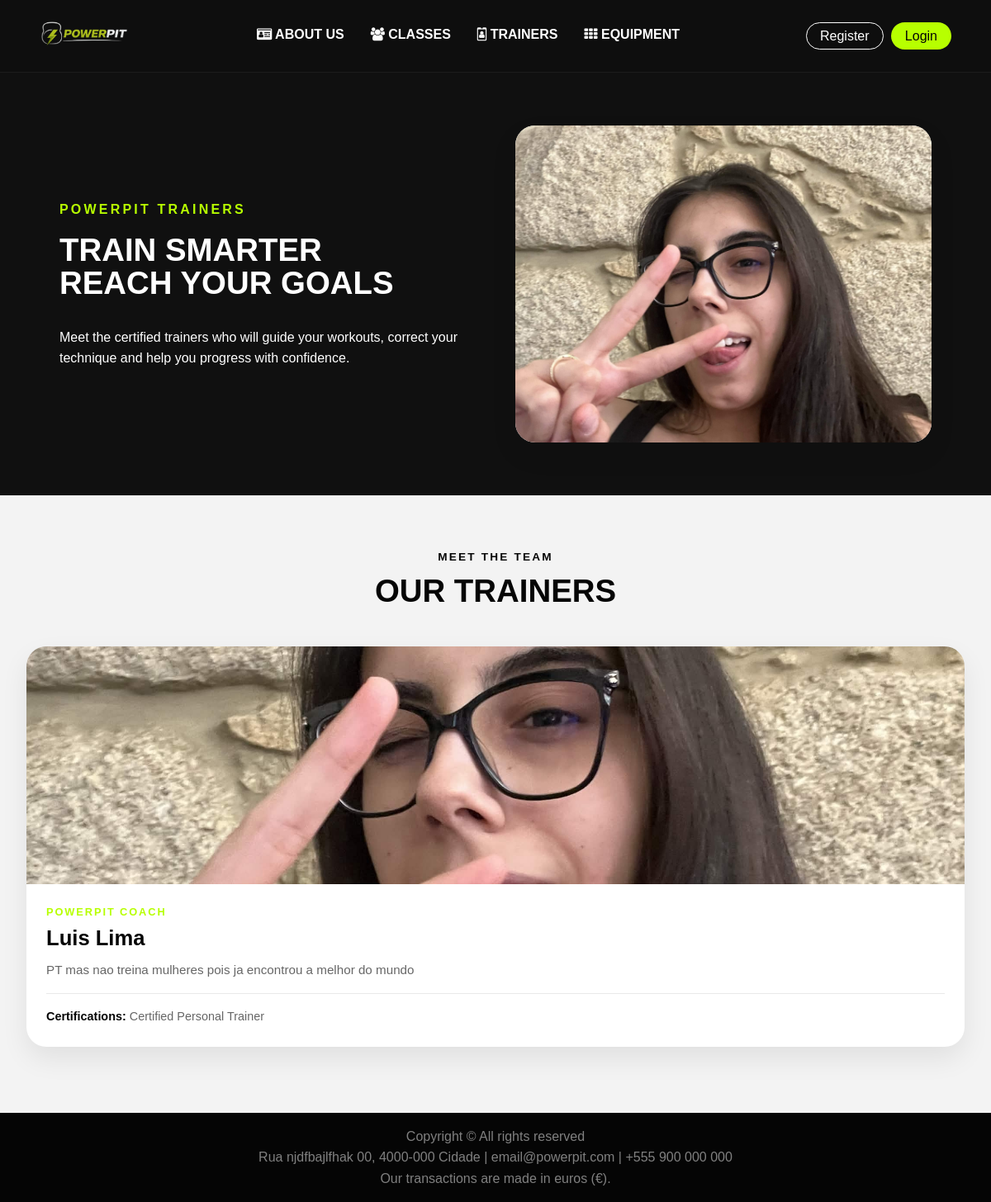
/pages/trainers.php, run on the app's committed database.
### tables this page shows
CREATE TABLE Users(
   UserId INTEGER PRIMARY KEY AUTOINCREMENT,
   Name NVARCHAR(100) NOT NULL,
   Username NVARCHAR(50) NOT NULL,
   Email NVARCHAR(100) NOT NULL,
   PasswordHash NVARCHAR(255) NOT NULL,
   Role NVARCHAR(20) NOT NULL,
   ProfileImage NVARCHAR(255),

   UNIQUE (Username),
   UNIQUE (Email)
);

CREATE TABLE Trainers(
   TrainerId INTEGER PRIMARY KEY AUTOINCREMENT,
   UserId INTEGER NOT NULL,
   Bio NVARCHAR(500),
   Specializations NVARCHAR(255),
   Certifications NVARCHAR(255),

   UNIQUE (UserId),
   FOREIGN KEY (UserId) REFERENCES Users (UserId) ON DELETE NO ACTION ON UPDATE NO ACTION
);

### pages/trainers.php (called while the page is built, shortened)
<?php
require_once(__DIR__ . '/../template/common.tpl.php');
require_once(__DIR__ . '/../template/trainers.tpl.php');
require_once(__DIR__ . '/../database/connection.db.php');
require_once(__DIR__ . '/../database/trainers.class.php');
$db = getDatabaseConnection();
$trainers = Trainers::getAllTrainers($db);
drawTrainersPage($trainers, $db);
?>

### database/trainers.class.php (called while the page is built, shortened)
<?php
require_once(__DIR__ . '/users.class.php');
class Trainers {
    private int $trainer_id;
    private int $user_id;
    private ?string $bio;
    private ?string $certifications;
    public function __construct(
        int $trainer_id,
        int $user_id,
        ?string $bio,
        ?string $specializations,
        ?string $certifications
    ) {
        $this->trainer_id = $trainer_id;
        $this->user_id = $user_id;
        $this->bio = $bio;
        $this->certifications = $certifications;
    }
    public function getTrainerId(): int {
        return $this->trainer_id;
    }
    public function getBio(): ?string {
        return $this->bio;
    }
    public function getCertifications(): ?string {
        return $this->certifications;
    }
    public function getUser(PDO $db): ?Users {
        return Users::getUser($db, $this->user_id);
    }
    public static function getAllTrainers(PDO $db): array {
        $stmt = $db->prepare('
            SELECT Trainers.*
            FROM Trainers
            JOIN Users ON Users.UserId = Trainers.UserId
            ORDER BY Users.Name
        ');
        $stmt->execute();
        $trainers = [];
        while ($row = $stmt->fetch()) {
            $trainers[] = new Trainers(
                (int)$row['TrainerId'],
                (int)$row['UserId'],
                $row['Bio'],
                $row['Specializations'],
                $row['Certifications']
            );
        }
        return $trainers;
    }
}

### database/users.class.php (called while the page is built, shortened)
<?php
require_once(__DIR__ . '/trainers.class.php');
class Users {
    private string $name;
    private ?string $profileImage;
    public function __construct(
        int $user_id,
        string $name,
        string $user_name,
        string $email,
        string $passwordHash,
        string $role,
        ?string $profileImage
    ) {
        $this->name = $name;
        $this->profileImage = $profileImage;
    }
    public function getName(): string {
        return $this->name;
    }
    public function getProfileImage(): string {
        return $this->profileImage ?? 'default.png';
    }
    public static function getUser(PDO $db, int $id): ?Users {
        $stmt = $db->prepare('
            SELECT *
            FROM Users
            WHERE UserId = ?
        ');
        $stmt->execute([$id]);
        $row = $stmt->fetch();
        return new Users(
            (int)$row['UserId'],
            $row['Name'],
            $row['Username'],
            $row['Email'],
            $row['PasswordHash'],
            $row['Role'],
            $row['ProfileImage']
        );
    }
}
?>

### template/trainers.tpl.php (the view, shortened to what this page needs)
<?php
function drawTrainersPage(array $trainers, PDO $db): void { ?>
    <main class="trainers_page">
        <?php
            $heroImage = '../assets/users/default.png';
            if (!empty($trainers)) {
                $firstUser = $trainers[0]->getUser($db);
                if ($firstUser !== null) {
                    $heroImage = '../assets/users/' . $firstUser->getProfileImage();
                }
            }
        ?>
        <section class="flex-row dark classes_feature">
            <article class="flex-item main">
                <p class="classes_label">PowerPIT Trainers</p>
                <h1>
                    Train smarter<br>
                    Reach your goals
                </h1>
                <p>
                    Meet the certified trainers who will guide your workouts,
                    correct your technique and help you progress with confidence.
                </p>
            </article>
            <aside class="flex-item side">
                <img
                    src="<?= htmlspecialchars($heroImage) ?>"
                    alt="PowerPIT trainer"
                >
            </aside>
        </section>
        <section class="classes_carousel_section">
            <header>
                <p class="classes_label">Meet the team</p>
                <h1>Our trainers</h1>
            </header>
            <?php if (empty($trainers)) { ?>
                <article class="card trainers_empty">
                    <h2>No trainers available</h2>
                    <p>There are no trainers registered at the moment.</p>
                </article>
            <?php } else { ?>
                <div class="grid trainers_grid">
                    <?php foreach ($trainers as $trainer) {
                        drawTrainerCard($trainer, $db);
                    } ?>
                </div>
            <?php } ?>
        </section>
    </main>
<?php }
function drawTrainerCard(Trainers $trainer, PDO $db): void {
    $user = $trainer->getUser($db);
    ?>
    <article class="card trainer_card">
        <a
            href="../pages/trainer_profile.php?id=<?= htmlspecialchars((string)$trainer->getTrainerId()) ?>"
            class="trainer_card_link"
        >
            <img
                src="../assets/users/<?= htmlspecialchars($user->getProfileImage()) ?>"
                alt="<?= htmlspecialchars($user->getName()) ?>"
            >
            <div class="trainer_card_content">
                <p class="profile-member-card-label">PowerPIT Coach</p>
                <h2><?= htmlspecialchars($user->getName()) ?></h2>
                <?php if ($trainer->getBio() !== null && $trainer->getBio() !== '') { ?>
                    <p class="trainer_bio">
                        <?= htmlspecialchars($trainer->getBio()) ?>
                    </p>
                <?php } ?>
                <?php if ($trainer->getCertifications() !== null && $trainer->getCertifications() !== '') { ?>
                    <p class="trainer_certifications">
                        <strong>Certifications:</strong>
                        <?= htmlspecialchars($trainer->getCertifications()) ?>
                    </p>
                <?php } ?>
            </div>
        </a>
    </article>
<?php } ?>

### css/style.css (style rules this page uses)
:root { --lime: #b7ff00; --lime-soft: #d8ff66; --black: #050505; --black-2: #101010; --white: #ffffff; --gray-bg: #f3f3f3; --gray-card: #f8f8f8; --gray-text: #666666; --border: #e9e9e9; --shadow: 0 14px 32px rgb(0,0,0,0.08); --radius: 24px; --hero-bg: url("https://images.unsplash.com/photo-1574680178050-55c6a6a96e0a?auto=format&fit=crop&w=1600&q=80"); }
* { margin: 0; padding: 0; box-sizing: border-box; }
html { scroll-behavior: smooth; min-height: 100%; }
body { font-family: Arial, Helvetica, sans-serif; background: var(--gray-bg); color: var(--black); line-height: 1.6; min-height: 100vh; display: flex; flex-direction: column; }
main { width: 100%; flex: 1; }
a { text-decoration: none; color: inherit; }
img { display: block; max-width: 100%; }
.flex-row { display: flex; padding: 1rem; }
.flex-item { flex: 1; display: flex; flex-direction: column; justify-content: space-around; }
.flex-item.main > * { margin-left: 5rem; }
.flex-item.main p, .flex-item.main ul { margin-top: 1rem; margin-bottom: 1rem; max-width: 80%; text-align: justify; }
.flex-item.side * { width: 100%; }
.flex-row.dark { background-color: var(--black-2); color: white; }
.flex-row img { width: 100%; max-width: 820px; margin: 0 auto; object-fit: cover; background-color: var(--white); box-shadow: var(--shadow); border-radius: var(--radius); }
.grid { display: grid; grid-template-columns: repeat(auto-fit, minmax(28rem, 1fr)); gap: 2rem; padding: 1rem; }
.classes_feature { padding: 4rem 6%; gap: 3rem; align-items: center; }
.classes_feature .flex-item.main > * { margin-left: 0; }
.classes_feature .flex-item.main p, .classes_feature .flex-item.main ul { max-width: 36rem; text-align: left; }
.classes_feature .flex-item.main h1 { max-width: 34rem; font-size: 2.4rem; line-height: 1.05; text-transform: uppercase; margin-bottom: 1rem; }
.classes_feature.dark .flex-item.main h1 { color: var(--white); }
.classes_label { color: var(--lime); text-transform: uppercase; font-size: 1rem; font-weight: 900; letter-spacing: 0.2em; margin-bottom: 1rem; }
.classes_feature .flex-item.side img { width: 100%; height: 24rem; max-width: none; object-fit: cover; }
.classes_carousel_section { padding: 4rem 1rem; background: var(--gray-bg); }
.classes_carousel_section > header { width: min(78rem, 100%); margin: 0 auto 2rem; text-align: center; }
.classes_carousel_section > header h1 { color: var(--black); text-transform: uppercase; font-size: 2.4rem; line-height: 1; }
.classes_carousel_section > header .classes_label { color: var(--black); font-size: 0.85rem; letter-spacing: 0.16em; margin-bottom: 0.7rem; }
.trainers_page { background: var(--gray-bg); }
.trainers_grid { width: min(78rem, 100%); margin: 0 auto; grid-template-columns: repeat(auto-fit, minmax(18rem, 1fr)); }
.trainer_card { padding: 0; overflow: hidden; display: flex; flex-direction: column; transition: transform 0.25s ease, box-shadow 0.25s ease; }
.trainer_card_link > img { width: 100%; height: 18rem; object-fit: cover; background: var(--gray-card); }
.trainer_card_content { flex: 1; padding: 1.5rem; display: flex; flex-direction: column; }
.trainer_card_content h2 { margin: 0.4rem 0 0.8rem; color: var(--black); font-size: 1.6rem; line-height: 1.1; }
.trainer_bio { color: var(--gray-text); font-size: 0.95rem; margin-bottom: 1rem; }
.trainer_certifications { padding-top: 1rem; border-top: 1px solid var(--border); color: var(--gray-text); font-size: 0.9rem; }
.trainer_certifications strong { color: var(--black); }

### css/widgets.css (style rules this page uses)
.card { background: var(--white); border-radius: var(--radius); box-shadow: var(--shadow); padding: 1.5rem; }
.profile-member-card-label { margin: 0; font-size: 0.8rem; font-weight: 700; text-transform: uppercase; letter-spacing: 0.15em; color: var(--lime); }

### data on the page
users: ProfileImage (picture)
trainers: UserId.ProfileImage (picture), UserId.Name "Luis Lima", Bio "PT mas nao treina mulheres pois ja encontrou a melhor do mundo", Certifications "Certified Personal Trainer"
